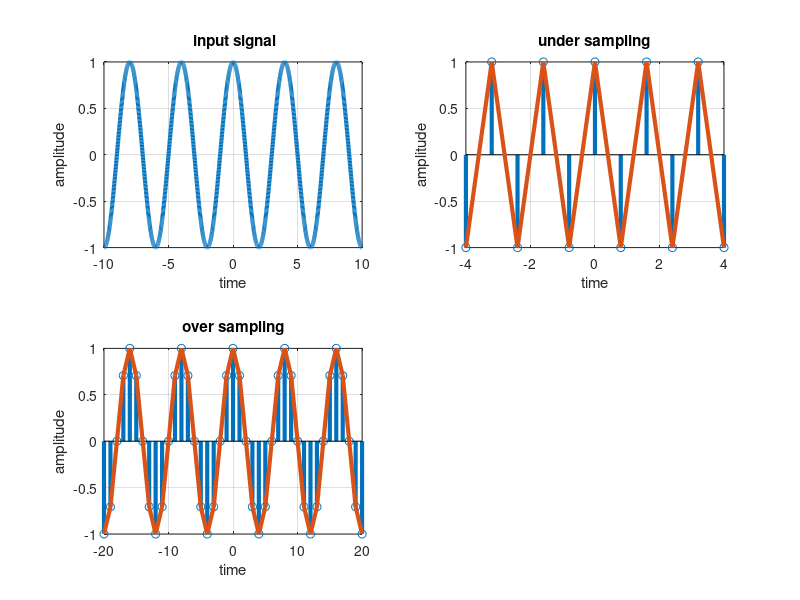

Here is the MATLAB script that generated this plot:
clear all;
close all;
clc;
t=-10:0.01:10;
T=4;fm=1/T;
x=cos(2*pi*fm*t);
subplot(2,2,1);plot(t,x,'linewidth',3);
xlabel('time');ylabel('amplitude');
grid;
title(' input signal');

n1=-4:0.8:4;
fs1=1.6*fm;
fs3=8*fm;
x1=cos(2*pi*fm/fs1*n1);

subplot(2,2,2);stem(n1,x1,'linewidth',3);
xlabel('number of samples');ylabel('amplitude');
hold on;
subplot(2,2,2);plot(n1,x1,'linewidth',3);
xlabel('time');ylabel('amplitude');
grid;
title('under sampling');


n3=-20:1:20;
x3=cos(2*pi*fm/fs3*n3);

subplot(2,2,3);stem(n3,x3,'linewidth',3);
hold on;
subplot(2,2,3);plot(n3,x3,'linewidth',3);
xlabel('number of samples');ylabel('amplitude');
xlabel('time');ylabel('amplitude');
grid;
title('over sampling');